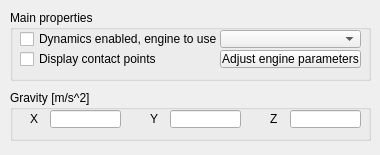
<?xml version="1.0" encoding="UTF-8"?>
<ui version="4.0">
 <class>CQDlgDynamics</class>
 <widget class="QDialog" name="CQDlgDynamics">
  <property name="geometry">
   <rect>
    <x>0</x>
    <y>0</y>
    <width>380</width>
    <height>155</height>
   </rect>
  </property>
  <property name="windowTitle">
   <string>Dynamics</string>
  </property>
  <property name="locale">
   <locale language="English" country="UnitedStates"/>
  </property>
  <widget class="QGroupBox" name="groupBox">
   <property name="geometry">
    <rect>
     <x>10</x>
     <y>10</y>
     <width>361</width>
     <height>71</height>
    </rect>
   </property>
   <property name="title">
    <string>Main properties</string>
   </property>
   <property name="flat">
    <bool>false</bool>
   </property>
   <widget class="QCheckBox" name="qqEnabled">
    <property name="geometry">
     <rect>
      <x>10</x>
      <y>20</y>
      <width>201</width>
      <height>18</height>
     </rect>
    </property>
    <property name="focusPolicy">
     <enum>Qt::StrongFocus</enum>
    </property>
    <property name="text">
     <string>Dynamics enabled, engine to use</string>
    </property>
   </widget>
   <widget class="QComboBox" name="qqEngineCombo">
    <property name="geometry">
     <rect>
      <x>210</x>
      <y>20</y>
      <width>141</width>
      <height>18</height>
     </rect>
    </property>
   </widget>
   <widget class="QCheckBox" name="qqContactPoints">
    <property name="geometry">
     <rect>
      <x>10</x>
      <y>40</y>
      <width>201</width>
      <height>18</height>
     </rect>
    </property>
    <property name="focusPolicy">
     <enum>Qt::StrongFocus</enum>
    </property>
    <property name="text">
     <string>Display contact points</string>
    </property>
   </widget>
   <widget class="QToolButton" name="qqAdjustEngine">
    <property name="geometry">
     <rect>
      <x>210</x>
      <y>40</y>
      <width>141</width>
      <height>18</height>
     </rect>
    </property>
    <property name="text">
     <string>Adjust engine parameters</string>
    </property>
   </widget>
  </widget>
  <widget class="QGroupBox" name="groupBox_2">
   <property name="geometry">
    <rect>
     <x>10</x>
     <y>90</y>
     <width>361</width>
     <height>51</height>
    </rect>
   </property>
   <property name="title">
    <string>Gravity [m/s^2]</string>
   </property>
   <property name="flat">
    <bool>false</bool>
   </property>
   <widget class="QLabel" name="label">
    <property name="geometry">
     <rect>
      <x>20</x>
      <y>20</y>
      <width>21</width>
      <height>18</height>
     </rect>
    </property>
    <property name="text">
     <string>X</string>
    </property>
   </widget>
   <widget class="QLineEdit" name="qqGravityX">
    <property name="geometry">
     <rect>
      <x>40</x>
      <y>20</y>
      <width>71</width>
      <height>18</height>
     </rect>
    </property>
   </widget>
   <widget class="QLabel" name="label_2">
    <property name="geometry">
     <rect>
      <x>140</x>
      <y>20</y>
      <width>21</width>
      <height>18</height>
     </rect>
    </property>
    <property name="text">
     <string>Y</string>
    </property>
   </widget>
   <widget class="QLineEdit" name="qqGravityY">
    <property name="geometry">
     <rect>
      <x>160</x>
      <y>20</y>
      <width>71</width>
      <height>18</height>
     </rect>
    </property>
   </widget>
   <widget class="QLineEdit" name="qqGravityZ">
    <property name="geometry">
     <rect>
      <x>280</x>
      <y>20</y>
      <width>71</width>
      <height>18</height>
     </rect>
    </property>
   </widget>
   <widget class="QLabel" name="label_3">
    <property name="geometry">
     <rect>
      <x>260</x>
      <y>20</y>
      <width>21</width>
      <height>18</height>
     </rect>
    </property>
    <property name="text">
     <string>Z</string>
    </property>
   </widget>
  </widget>
 </widget>
 <tabstops>
  <tabstop>qqEnabled</tabstop>
  <tabstop>qqEngineCombo</tabstop>
  <tabstop>qqContactPoints</tabstop>
  <tabstop>qqAdjustEngine</tabstop>
  <tabstop>qqGravityX</tabstop>
  <tabstop>qqGravityY</tabstop>
  <tabstop>qqGravityZ</tabstop>
 </tabstops>
 <resources/>
 <connections/>
</ui>
